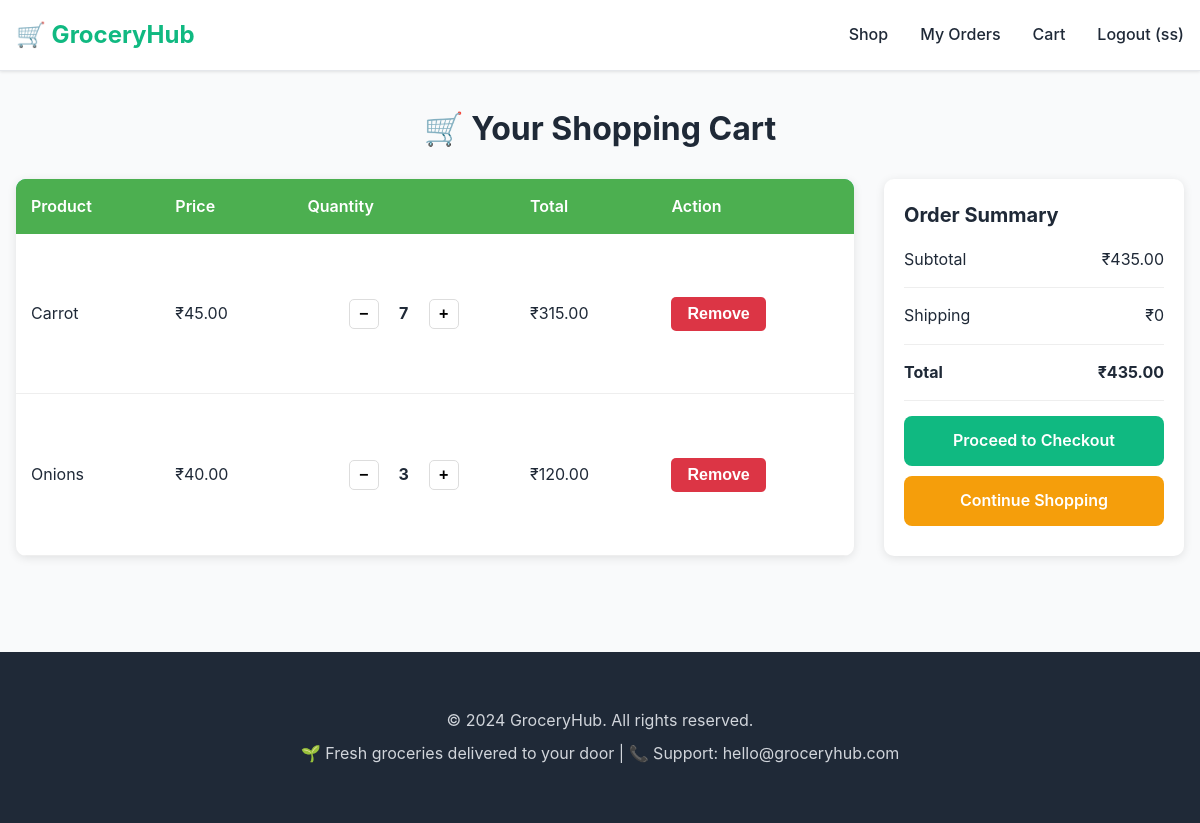
Screenshot of /cart (signed in) with the database file from the repository.
### app.py (models this page shows)
class Cart(db.Model):
    id = db.Column(db.Integer, primary_key=True)
    user_id = db.Column(db.Integer, db.ForeignKey("user.id"), nullable=False)
    product_id = db.Column(db.Integer, db.ForeignKey("product.id"), nullable=False)
    quantity = db.Column(db.Integer, default=1)
    added_at = db.Column(db.DateTime, default=datetime.utcnow)
    product = db.relationship("Product")

class Product(db.Model):
    id = db.Column(db.Integer, primary_key=True)
    name = db.Column(db.String(150), nullable=False)
    description = db.Column(db.Text)
    price = db.Column(db.Float, nullable=False)
    category = db.Column(db.String(50), nullable=False)
    stock = db.Column(db.Integer, default=100)
    image = db.Column(db.String(200))
    created_at = db.Column(db.DateTime, default=datetime.utcnow)

### app.py (the view)
@app.route("/cart")
def cart():
    if "user_id" not in session:
        return redirect(url_for("login"))
    items = Cart.query.filter_by(user_id=session["user_id"]).all()
    total = sum(i.product.price * i.quantity for i in items)
    return render_template("cart.html", cart_items=items, total=total)

### templates/cart.html (shortened to what this page needs)
{% extends "base.html" %}
{% block content %}
<div class="container">
    <h2 style="text-align:center;">🛒 Your Shopping Cart</h2>
    {% if cart_items %}
    <div class="cart-container">
        <table class="cart-table">
            <thead>
                <tr>
                    <th>Product</th>
                    <th>Price</th>
                    <th>Quantity</th>
                    <th>Total</th>
                    <th>Action</th>
                </tr>
            </thead>
            <tbody>
                {% for item in cart_items %}
                <tr id="row-{{ item.id }}">
                    <td>{{ item.product.name }}</td>
                   <td class="item-price" data-price="{{ item.product.price }}">
    ₹{{ "%.2f"|format(item.product.price) }}
</td>
                    <td>
                        <div class="quantity-control">
                            <button type="button" class="decrease-btn"
                                data-cart-id="{{ item.id }}"
                                {% if item.quantity == 1 %}disabled{% endif %}>
                                −
                            </button>
                            <span class="quantity-display" id="qty-{{ item.id }}">{{ item.quantity }}</span>
                            <button type="button" class="increase-btn"
                                data-cart-id="{{ item.id }}">
                                +
                            </button>
                        </div>
                    </td>
                    <td class="item-total" id="total-{{ item.id }}">
    ₹{{ "%.2f"|format(item.product.price * item.quantity) }}
</td>
                    <td>
                        <button class="btn btn-danger remove-btn"
                            data-cart-id="{{ item.id }}">
                            Remove
                        </button>
                    </td>
                </tr>
                {% endfor %}
            </tbody>
        </table>
        <div class="cart-summary">
            <h3>Order Summary</h3>
            <div class="summary-row">
                <span>Subtotal</span>
                <span id="subtotal">₹{{ "%.2f"|format(total) }}</span>
            </div>
            <div class="summary-row">
                <span>Shipping</span>
                <span>₹0</span>
            </div>
            <div class="summary-row">
                <strong>Total</strong>
                <strong id="grand-total">₹{{ "%.2f"|format(total) }}</strong>
            </div>
            <a href="{{ url_for('checkout') }}" class="btn btn-primary btn-block">Proceed to Checkout</a>
            <a href="{{ url_for('products') }}" class="btn btn-secondary btn-block">Continue Shopping</a>
        </div>
    </div>
    {% else %}
    <div style="text-align:center; padding:3rem;">
        <h3>Your cart is empty 😔</h3>
        <a href="{{ url_for('products') }}" class="btn btn-primary">Start Shopping</a>
    </div>
    {% endif %}
</div>
{% endblock %}

### static/css/style.css (style rules this page uses)
* { margin: 0; padding: 0; box-sizing: border-box; }
:root { --primary: #10b981; --primary-dark: #059669; --primary-light: #d1fae5; --secondary: #f59e0b; --danger: #ef4444; --success: #10b981; --warning: #f59e0b; --text-dark: #1f2937; --text-light: #6b7280; --bg-light: #f9fafb; --bg-white: #ffffff; --border: #e5e7eb; --shadow: 0 1px 3px 0 rgba(0, 0, 0, 0.1); --shadow-md: 0 4px 6px -1px rgba(0, 0, 0, 0.1); --shadow-lg: 0 10px 15px -3px rgba(0, 0, 0, 0.1); }
body { font-family: -apple-system, BlinkMacSystemFont, 'Segoe UI', Roboto, 'Helvetica Neue', Arial, sans-serif; background-color: var(--bg-light); color: var(--text-dark); line-height: 1.6; }
.container { max-width: 1200px; margin: 0 auto; padding: 2rem 1rem; }
h2 { font-size: 2rem; margin-bottom: 1.5rem; color: var(--text-dark); }
h3 { font-size: 1.25rem; margin-bottom: 1rem; color: var(--text-dark); }
.btn { display: inline-block; padding: 0.75rem 1.5rem; border: none; border-radius: 0.5rem; font-size: 1rem; font-weight: 600; cursor: pointer; transition: all 0.3s ease; text-decoration: none; text-align: center; }
.btn-primary { background: var(--primary); color: white; }
.btn-secondary { background: var(--secondary); color: white; }
.btn-danger { background: var(--danger); color: white; }
.btn-block { width: 100%; display: block; }
table { width: 100%; border-collapse: collapse; background: var(--bg-white); border-radius: 0.75rem; overflow: hidden; box-shadow: var(--shadow); }
thead { background: var(--primary); color: white; }
th { padding: 1rem; text-align: left; font-weight: 600; }
td { padding: 1rem; border-bottom: 1px solid var(--border); }
.cart-container { display: grid; grid-template-columns: 1fr 300px; gap: 2rem; }
.cart-table tbody tr { border-bottom: 1px solid var(--border); }
.quantity-control { display: flex; align-items: center; gap: 0.5rem; justify-content: center; }
.quantity-control button { background: var(--bg-light); border: 1px solid var(--border); width: 2rem; height: 2rem; border-radius: 0.25rem; cursor: pointer; font-weight: 600; }
.cart-summary { background: var(--bg-white); padding: 1.5rem; border-radius: 0.75rem; box-shadow: var(--shadow); height: fit-content; position: sticky; top: 80px; }
.summary-row { display: flex; justify-content: space-between; margin-bottom: 1rem; padding-bottom: 1rem; border-bottom: 1px solid var(--border); }

### templates/cart.html (style rules this page uses)
.cart-container { display: flex; gap: 30px; margin-top: 20px; flex-wrap: wrap; }
.cart-table { flex: 1; min-width: 300px; border-collapse: collapse; background: white; border-radius: 10px; overflow: hidden; box-shadow: 0 2px 10px rgba(0,0,0,0.1); }
.cart-table th { background: #4CAF50; color: white; padding: 15px; text-align: left; }
.cart-table td { padding: 15px; border-bottom: 1px solid #eee; }
.quantity-control { display: flex; align-items: center; gap: 10px; }
.quantity-control button { width: 30px; height: 30px; border: 1px solid #ddd; background: white; border-radius: 5px; cursor: pointer; font-size: 16px; display: flex; align-items: center; justify-content: center; }
.quantity-control span { min-width: 30px; text-align: center; font-weight: bold; }
.cart-summary { width: 300px; background: white; padding: 20px; border-radius: 10px; box-shadow: 0 2px 10px rgba(0,0,0,0.1); }
.summary-row { display: flex; justify-content: space-between; margin-bottom: 15px; padding-bottom: 15px; border-bottom: 1px solid #eee; }
.btn-block { display: block; width: 100%; margin-bottom: 10px; text-align: center; }
.btn-danger { background: #dc3545; color: white; border: none; padding: 8px 16px; border-radius: 5px; cursor: pointer; }

### rows the page displays
Cart: product.name "Carrot", quantity "7"
Product: product.price "45.00", item.product.price*item.quantity "315.00"
Cart: product.name "Onions", quantity "3"
Product: product.price "40.00", item.product.price*item.quantity "120.00"

### other values shown
{{ session.user_name }} "ss"
{{ "%.2f"|format(total) }} "435.00"
